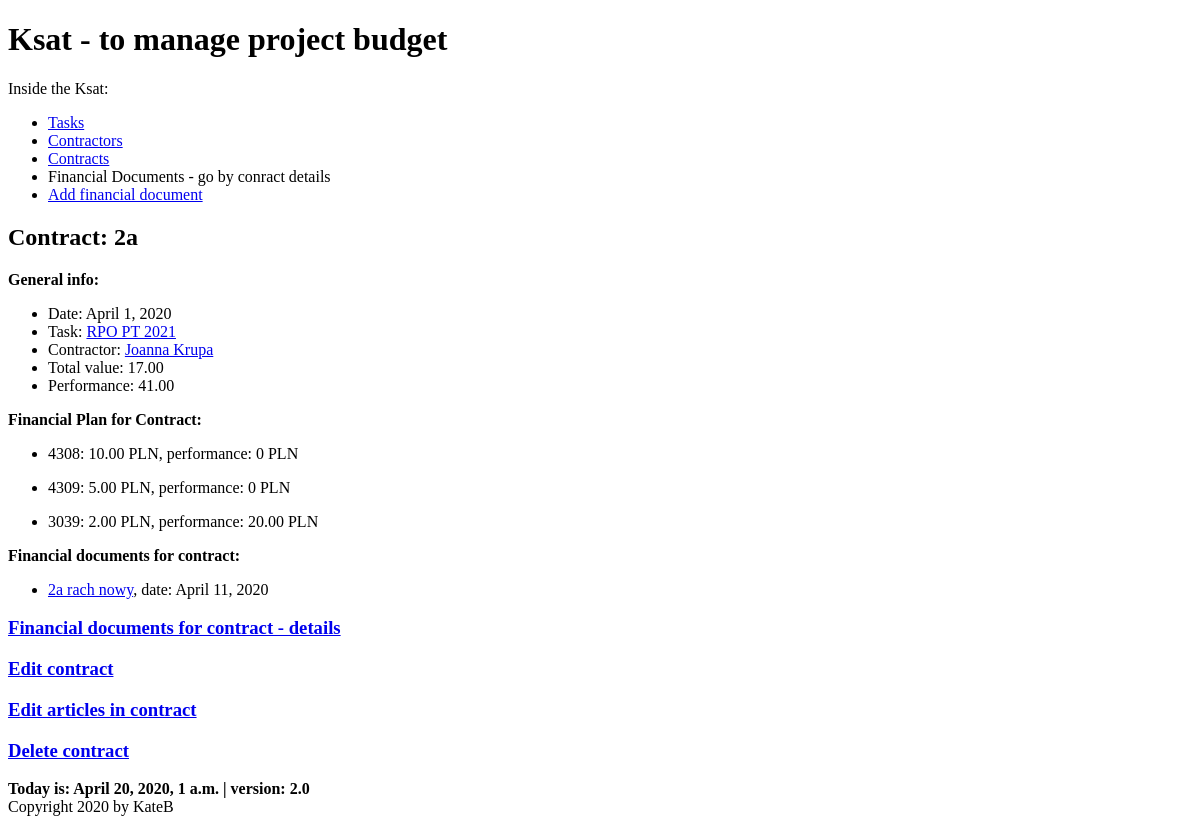
/ksat/contract/56, run on an earlier commit of the app's database.
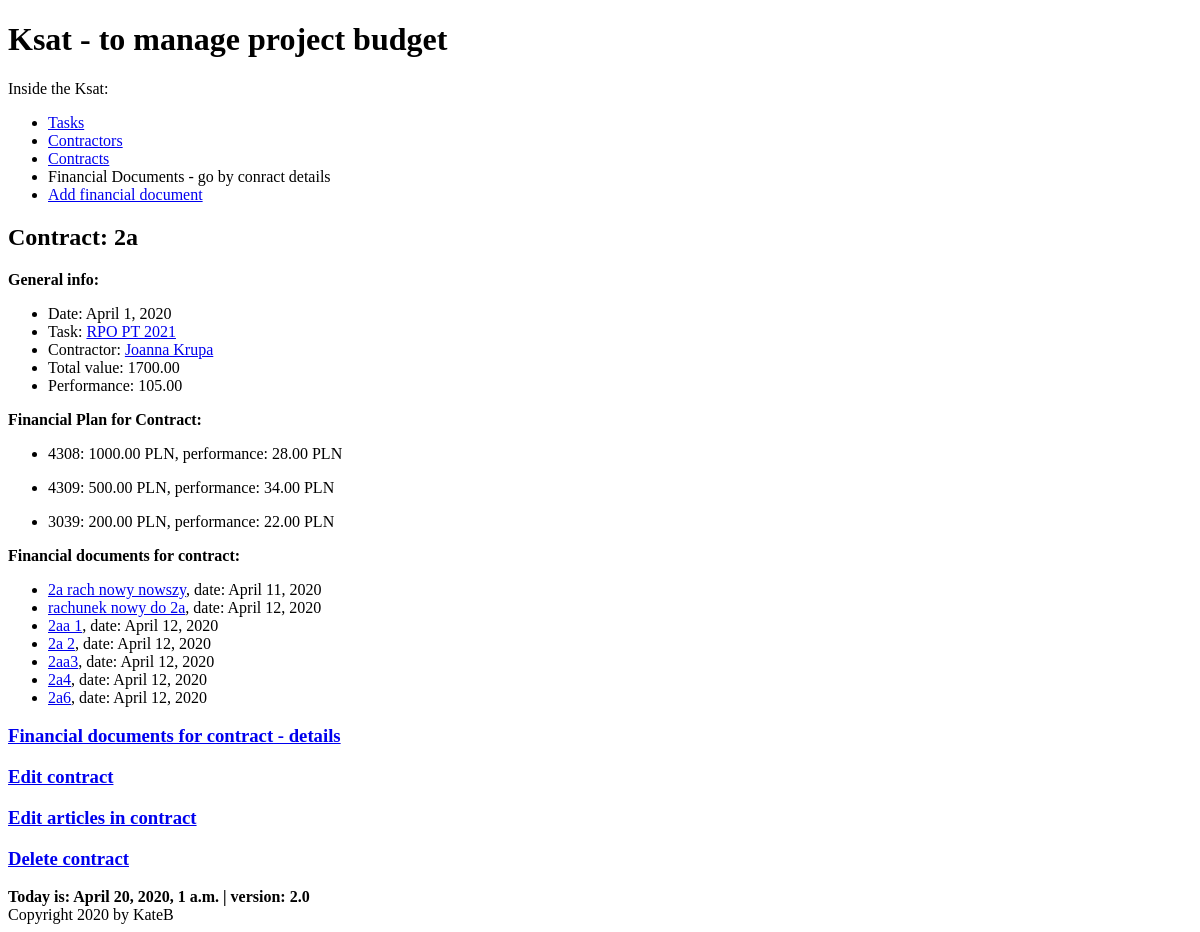
And on a later commit of the database.
### budget/models.py (models this page shows, shortened)
class Contract(models.Model):
    number = models.CharField(max_length=128, unique=True)
    date = models.DateField()
    task = models.ForeignKey(Task, on_delete=models.CASCADE, related_name='contracts', related_query_name='contract')
    contractor = models.ForeignKey(Contractor, default=None, on_delete=models.CASCADE, related_name='contracts',
                                   related_query_name='contract')
    article = models.ManyToManyField(Articles, through='ContractArticle')
    def contract_value(self):
        value = ContractArticle.objects.filter(contract=self).aggregate(total=Sum('value'))['total']
        if value:
            return round(value, 2)
        return 0
    def contract_performance(self):
        fin_docs = FinancialDocument.objects.filter(contract=self)
        performance = 0
        for fin_doc in fin_docs:
            performance += fin_doc.fin_doc_value()
        return round(performance, 2)
    class Meta:
        default_related_name = 'contract'
        ordering = ('number', 'contractor')
        verbose_name = 'contract'

class Task(models.Model):
    title = models.CharField(max_length=128, unique=True)
    description = models.CharField(max_length=256)
    unit = models.SmallIntegerField()
    section = models.SmallIntegerField()
    article = models.ManyToManyField(Articles, through='TaskArticles')

class Contractor(models.Model):
    name = models.CharField(max_length=128)
    last_name = models.CharField(max_length=128)
    num = models.SmallIntegerField(blank=True)
    def __str__(self):
        return f'{self.name} {self.last_name}'
    class Meta:
        default_related_name = 'contractors'
        ordering = ('last_name',)
        verbose_name = 'contractor'

class FinancialDocument(models.Model):
    contract = models.ForeignKey(Contract, on_delete=models.CASCADE, related_name='fds', related_query_name='fd')
    contractor = models.ForeignKey(Contractor, default=None, on_delete=models.CASCADE, related_name='fds',
                                   related_query_name='fd')
    number = models.CharField(max_length=64, default=None)
    date = models.DateField()
    payment_date1 = models.DateField(blank=True, null=True)
    payment_date2 = models.DateField(blank=True, null=True)
    article = models.ManyToManyField(Articles, through='FinDocumentArticle')
    def get_absolute_url(self):
        return reverse('budget:findoc_details', kwargs={'findoc_id': self.pk})
    def fin_doc_value(self):
        value = FinDocumentArticle.objects.filter(fin_doc=self).aggregate(total=Sum('value'))['total']
        if value:
            return round(value, 2)
        return 0
    class Meta:
        default_related_name = 'fds'
        verbose_name = 'finacial_doc'

class ContractArticle(models.Model):
    contract = models.ForeignKey(Contract, on_delete=models.CASCADE)
    contract_article = models.ForeignKey(Articles, on_delete=models.CASCADE, blank=True )
    value = models.DecimalField(decimal_places=2, max_digits=11, default=0)
    class Meta:
        default_related_name = 'contract_articles'
        ordering = ('contract',)
        verbose_name = 'contract articles'

class Articles(models.Model):
    number = models.IntegerField()
    name = models.CharField(max_length=126)
    financement_choices = [
        (0, 'BWD'),
        (8, 'DOT'),
        (9, 'BWD-WKLAD WLASNY')
    ]
    financement = models.IntegerField(choices=financement_choices)
    class Meta:
        verbose_name = 'article'
    def total_number(self):
        return f'{str(self.number) + str(self.financement)}'

### budget/views.py (the view)
# urls.py: path('contract/<int:contract_id>', views.ContractDetailsView.as_view(), name='contract_details'),
class ContractDetailsView(DetailView):
    model = Contract
    template_name = 'budget/contract.html'
    pk_url_kwarg = 'contract_id'
    context_object_name = 'contract'
    def render_to_response(self, context, **response_kwargs):
        response = super().render_to_response(context, **response_kwargs)
        contract_id = Contract.objects.get(id=self.kwargs.get('contract_id')).id
        response.set_cookie('contract', contract_id, max_age=30)
        return response

### budget/my_context_processor.py (called while the page is built)
def cp(request):
    ctx = {
        "now": django.utils.timezone.now(),
        "version": "2.0"
    }
    return ctx

### budget/templatetags/article_functions.py (called while the page is built)
@register.simple_tag
def contract_article_performance(article, contract):
    performance = 0
    findocs = FinancialDocument.objects.filter(contract=contract)
    for findoc in findocs:
        findoc_article_performance = FinDocumentArticle.objects.filter(article=article,
                            fin_doc = findoc).aggregate(total=Sum('value'))['total']
        if findoc_article_performance is not None:
            performance += findoc_article_performance
    return round(performance, 2)

### budget/templates/budget/contract.html (shortened to what this page needs)
{% extends 'base.html' %}
{% load article_functions %}
{% block content %}
    {{ block.super }}
    <h2>Contract: {{ contract.number }}</h2>
    <div><b>General info:</b>
        <ul>
            <li>Date: {{ contract.date }}</li>
            <li>Task: <a href="{% url 'budget:task_details' contract.task.id %}">{{ contract.task.title }}</a></li>
            <li>Contractor: <a
                    href="{% url 'budget:contractor_details' contract.contractor.id %}">{{ contract.contractor }}</a>
            </li>
            <li>Total value: {{ contract.contract_value }}</li>
            <li>Performance: {{ contract.contract_performance }}</li>
        </ul>
    </div>
    <div>
        <b>Financial Plan for Contract:</b>
        {% for article in contract.contract_articles.all %}
            <ul>
                <li>{{ article.contract_article.total_number }}: {{ article.value }} PLN,
                    performance: {% contract_article_performance article.contract_article contract %} PLN
                </li>
            </ul>
        {% endfor %}
    </div>
    {% if not contract.contract_performance %}
        <div>No financial document for contract. You can add one <a href="{% url 'budget:add_findoc' %}">here</a></div>
    {% else %}
        <div>
            <b>Financial documents for contract:</b>
            <ul>
                {% for fd in contract.fds.all %}
                    <li><a href="{{ fd.get_absolute_url }}">{{ fd.number }}</a>, date: {{ fd.date }}</li>
                {% endfor %}
            </ul>
            <h3><a href="{% url 'budget:contract-findocs' contract.id %}">Financial documents for contract - details</a>
            </h3>
        </div>
    {% endif %}
    <h3><a href="{% url 'budget:edit_contract' contract.id %}">Edit contract</a></h3>
    <h3><a href="{% url 'budget:contract_edit_articles' contract.id %}">Edit articles in contract</a></h3>
    <h3><a href="{% url 'budget:delete_contract' contract.id %}">Delete contract</a></h3>
{% endblock %}

### budget/templates/base.html (shortened to what this page needs)
<!DOCTYPE html>
<html>
<head>
</head>
<body>
{% block content %}
    <h1>Ksat - to manage project budget</h1>
    <div>Inside the Ksat:
    <ul>
        <li><a href="{% url 'budget:tasks' %}"> Tasks</a></li>
        <li><a href="{% url 'budget:contractors' %}">Contractors</a></li>
        <li><a href="{% url 'budget:contracts' %}"> Contracts</a></li>
        <li> Financial Documents - go by conract details</li>
        <li><a href="{% url 'budget:add_findoc' %}">Add financial document</a></li>
    </ul></div>
{% endblock %}
{% block footer %}
    <div>
        <strong> Today is: {{ now }} | version: {{ version }}</strong>
    </div>
    <div>
        Copyright 2020 by KateB
    </div>
{% endblock %}
</body>
</html>

What changed in the data, as far as the page shows it:
computed for Contract "Joanna Krupa": contract_value "17.00" → "1700.00"; contract_performance "41.00" → "105.00"
changed ContractArticle (number 1 of 3 on the later page): value "10.00" → "1000.00"; contract_article "0" → "28.00"
changed ContractArticle (number 2 of 3 on the later page): value "5.00" → "500.00"; contract_article "0" → "34.00"
changed ContractArticle (number 3 of 3 on the later page): value "2.00" → "200.00"; contract_article "20.00" → "22.00"
changed FinancialDocument: number "2a rach nowy" → "2a rach nowy nowszy"
added FinancialDocument: number "rachunek nowy do 2a", date "April 12, 2020"
added FinancialDocument: number "2aa 1", date "April 12, 2020"
added FinancialDocument: number "2a 2", date "April 12, 2020"
added FinancialDocument: number "2aa3", date "April 12, 2020"
added FinancialDocument: number "2a4", date "April 12, 2020"
added FinancialDocument: number "2a6", date "April 12, 2020"
